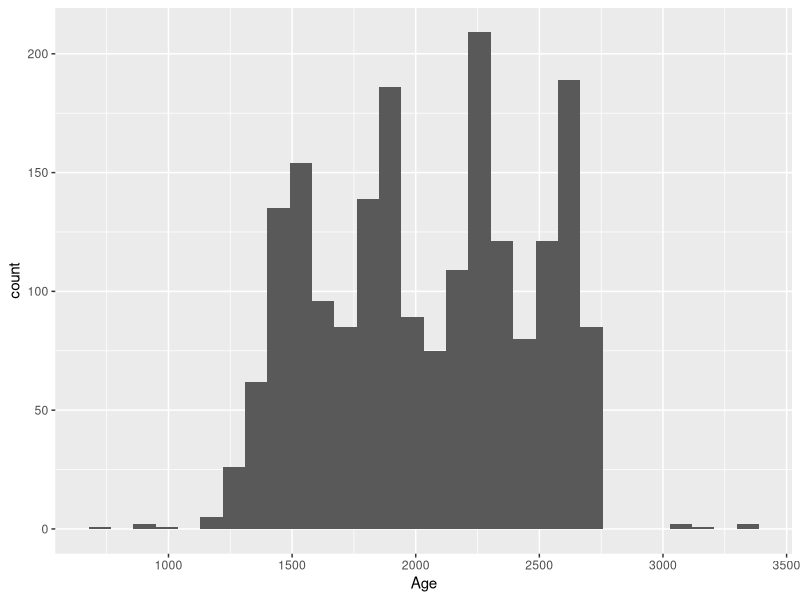
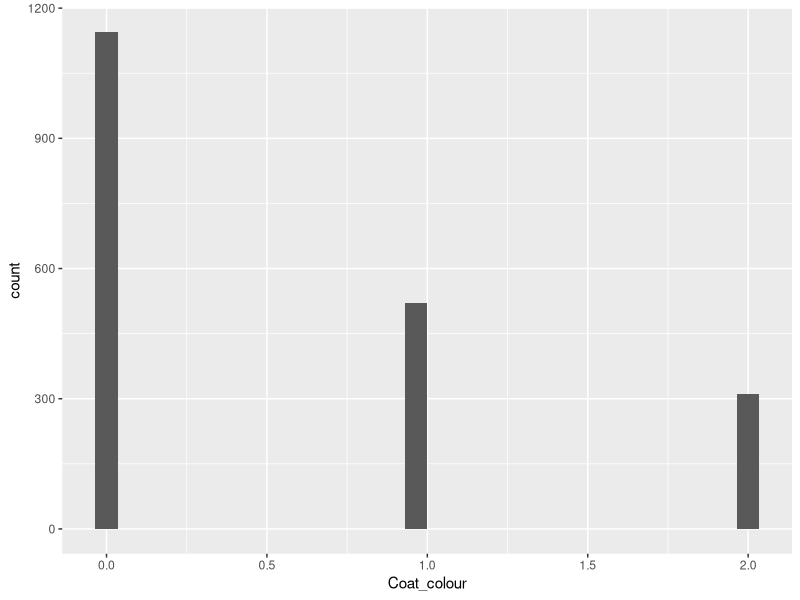
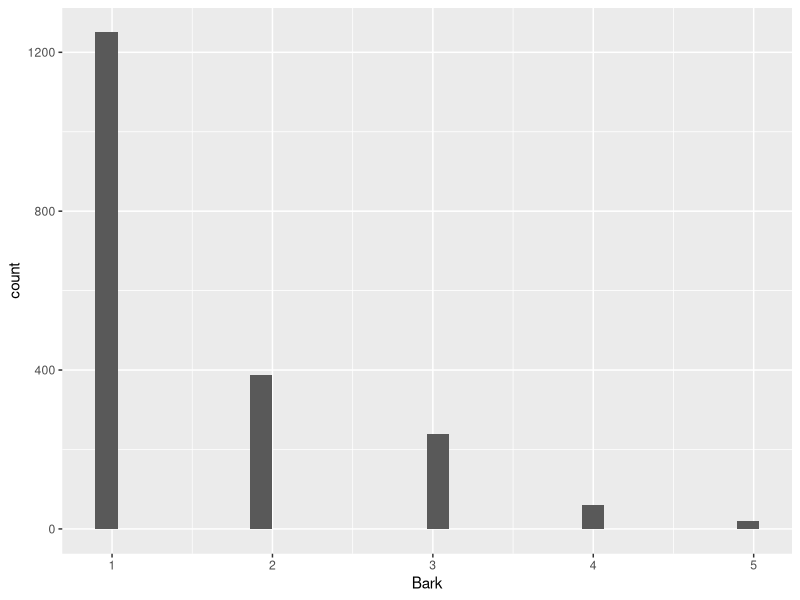
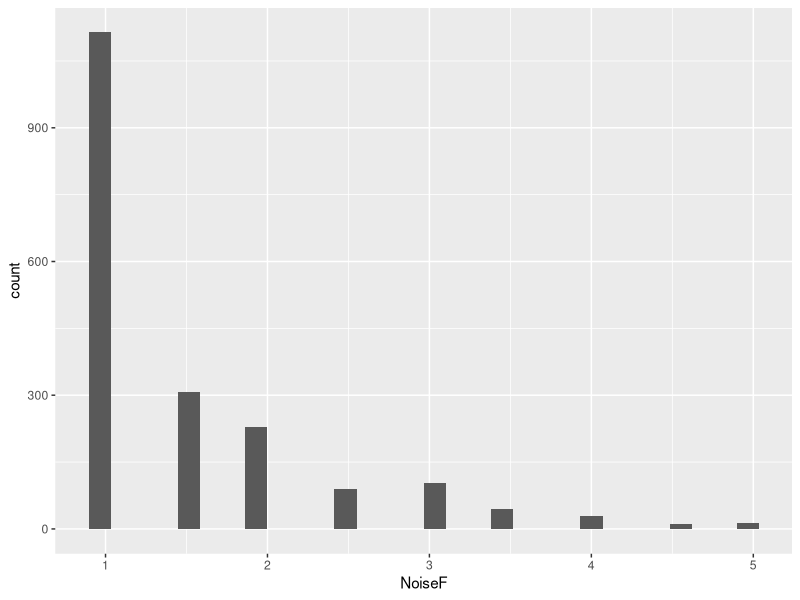
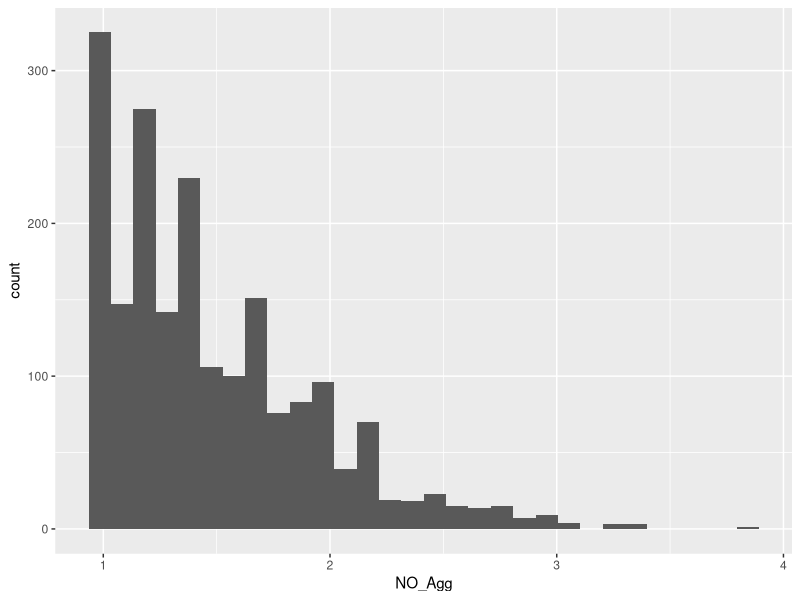
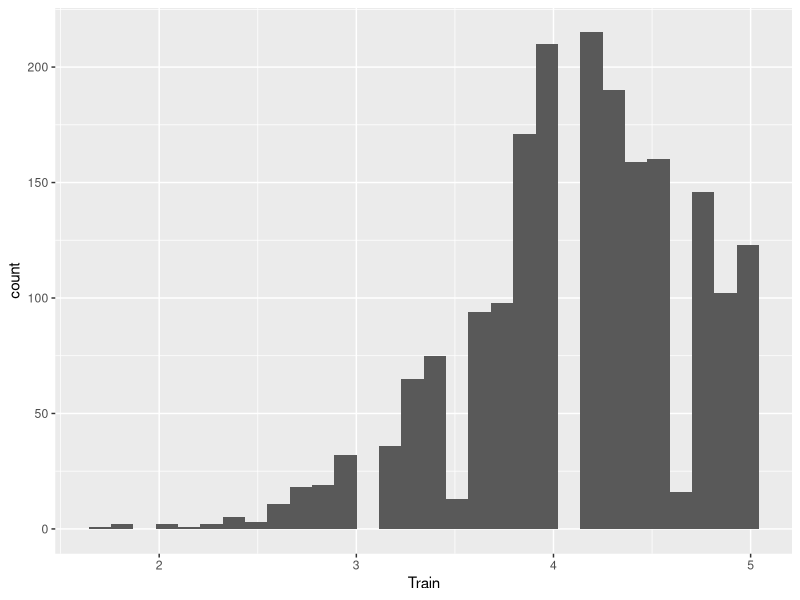
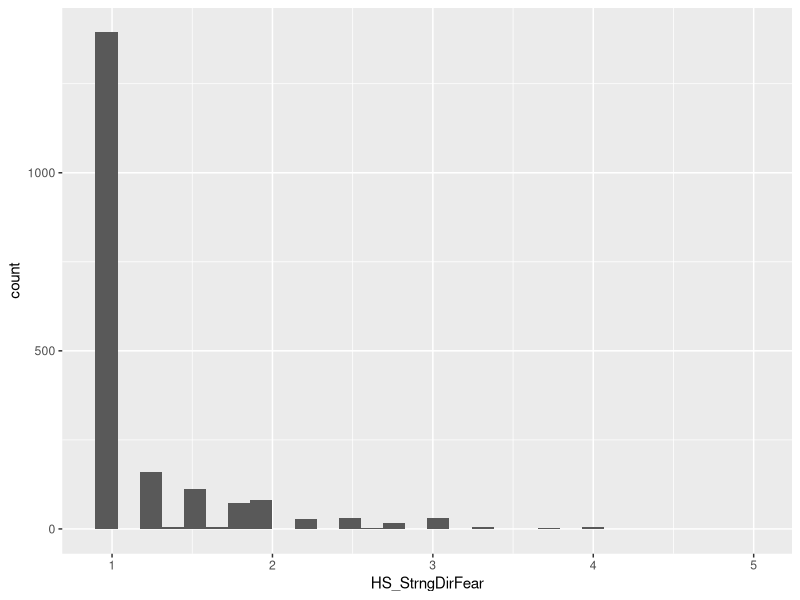
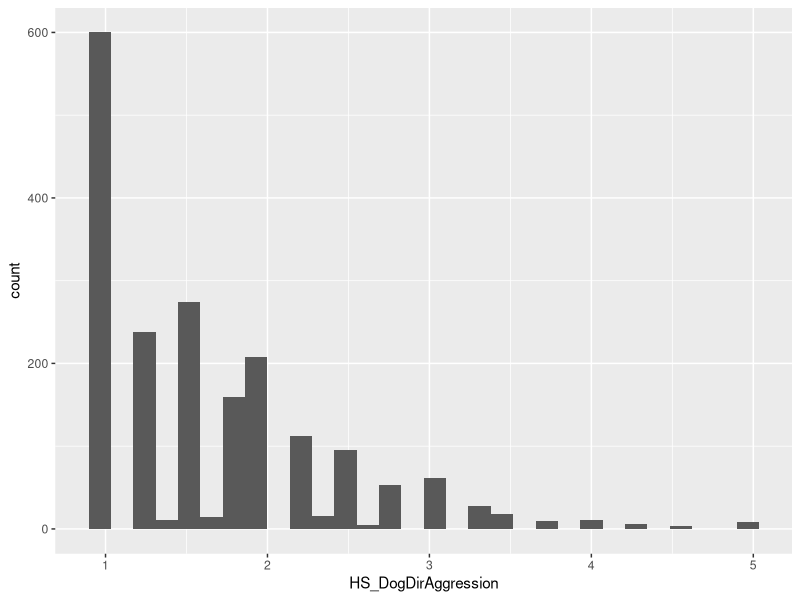

Write the R code that produced these figures, in order. (Note: this script raises an error after producing the figures.)
## ---- chunk 1
rm(list = ls())
library(tidyverse)
library(here)
library(ggfortify)
## ---- chunk 2
DOG <- read.csv(here("Data", "Secor-Cap-Dap-data.csv"))
## ---- chunk 3
ggplot(DOG, aes(x = Age)) + geom_histogram()
## ---- chunk 4
ggplot(DOG, aes(x = Coat_colour)) + geom_histogram()
## ---- chunk 5
summary(DOG)
## ---- chunk 6
ggplot(DOG, aes(x = Bark)) + geom_histogram()
## ---- chunk 7
ggplot(DOG, aes(x = NoiseF)) + geom_histogram()
## ---- chunk 8
ggplot(DOG, aes(x = NO_Agg)) + geom_histogram()
## ---- chunk 9
ggplot(DOG, aes(x = Train)) + geom_histogram()
## ---- chunk 10
ggplot(DOG, aes(x = HS_StrngDirFear)) + geom_histogram()
## ---- chunk 11
ggplot(DOG, aes(x = HS_DogDirAggression)) + geom_histogram()
## ---- chunk 12
ggplot(DOG, aes(x = HS_DogDirFear)) + geom_histogram()
## ---- chunk 13
ggplot(DOG, aes(x = HS_Pain)) + geom_histogram()
## ---- chunk 14
WM2chiBark <- xtabs(WM2 ~ Bark, data = DOG)
chisq.test(WM2chiBark)
summary(WM2chiBark)
